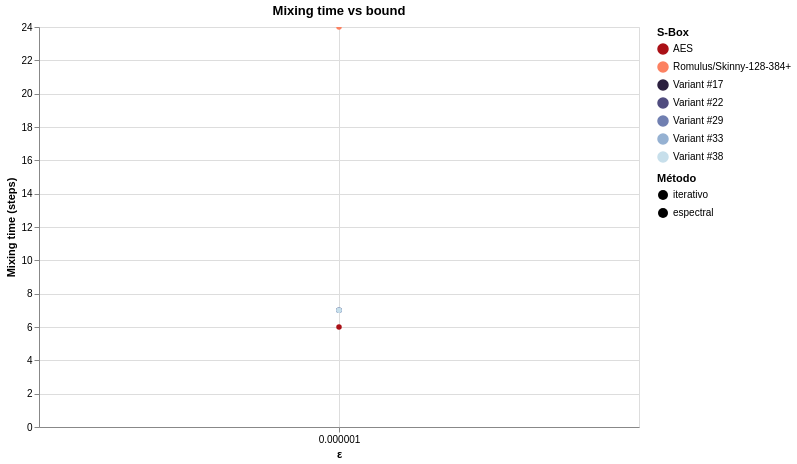

Here is the notebook cell this chart was saved with:
### Code cell
chart_mix = compare_mixing_times_altair(
    specs,
    epsilons=[10**(-i) for i in range(6,7)],
    max_steps=10000,
    log_scale=True,
)
chart_mix

### Figure 1 — Vega-Lite specification as saved in the notebook (floating-point values rounded to 4 significant figures)
{"config": {"view": {"continuousWidth": 300, "continuousHeight": 300}}, "data": {"name": "data-c67eaacb04d302754b30766bcc550de9"}, "mark": {"type": "line", "point": true}, "encoding": {"color": {"field": "S-Box", "legend": {"title": "S-Box"}, "scale": {"domain": ["AES", "Romulus/Skinny-128-384+", "Variant #17", "Variant #22", "Variant #29", "Variant #33", "Variant #38"], "range": ["#aa1016", "#fc8161", "#2b1f3e", "#504c7f", "#707fb1", "#95b1d2", "#c7dfeb"]}, "type": "nominal"}, "strokeDash": {"field": "Método", "legend": {"title": "Método"}, "scale": {"domain": ["iterativo", "espectral"], "range": [[], [4, 4]]}, "type": "nominal"}, "tooltip": [{"field": "S-Box", "type": "nominal"}, {"field": "Método", "type": "nominal"}, {"field": "ε", "type": "quantitative"}, {"field": "Mixing time", "type": "quantitative"}], "x": {"field": "ε", "scale": {"type": "log"}, "title": "ε", "type": "quantitative"}, "y": {"field": "Mixing time", "title": "Mixing time (steps)", "type": "quantitative"}}, "height": 400, "params": [{"name": "param_12", "select": {"type": "interval", "encodings": ["x", "y"]}, "bind": "scales"}], "title": "Mixing time vs bound", "width": 600, "$schema": "https://vega.github.io/schema/vega-lite/v5.20.1.json", "datasets": {"data-c67eaacb04d302754b30766bcc550de9": [{"ε": 1e-06, "S-Box": "AES", "Método": "iterative", "Mixing time": 6}, {"ε": 1e-06, "S-Box": "Romulus/Skinny-128-384+", "Método": "iterative", "Mixing time": 24}, {"ε": 1e-06, "S-Box": "Variant #17", "Método": "iterative", "Mixing time": 7}, {"ε": 1e-06, "S-Box": "Variant #22", "Método": "iterative", "Mixing time": 7}, {"ε": 1e-06, "S-Box": "Variant #29", "Método": "iterative", "Mixing time": 7}, {"ε": 1e-06, "S-Box": "Variant #33", "Método": "iterative", "Mixing time": 7}, {"ε": 1e-06, "S-Box": "Variant #38", "Método": "iterative", "Mixing time": 7}]}}
